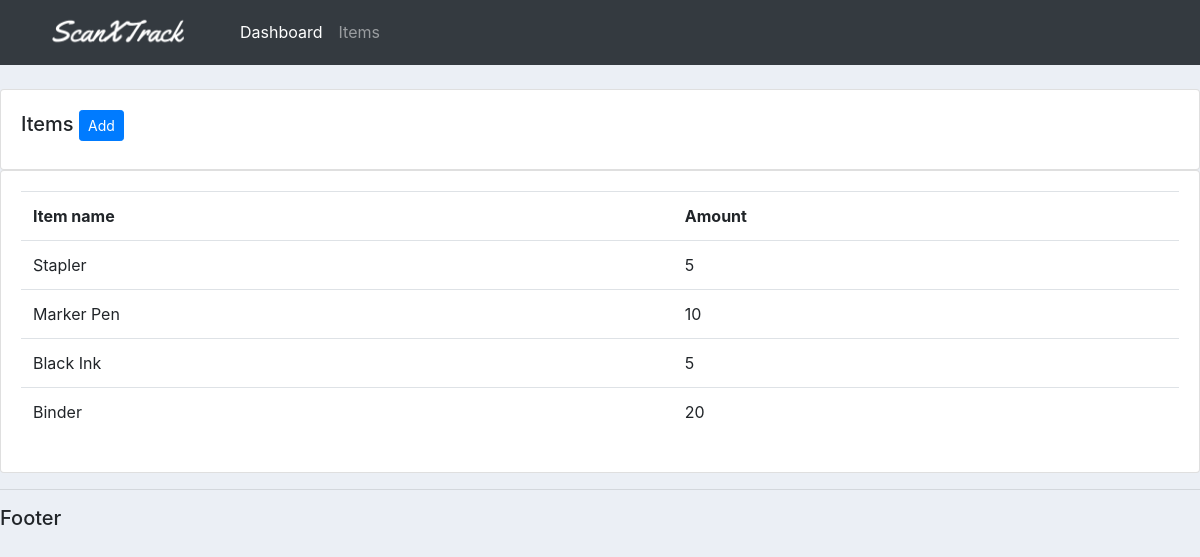
The app's page /items/ with its own data.
### accounts/models.py (models this page shows, shortened)
class Item(models.Model):
    name = models.CharField(max_length=200, null=True)
    description = models.CharField(max_length=200, null=True, blank=True)
    amount = models.IntegerField(null=True)
    date_created = models.DateTimeField(auto_now_add=True)

### accounts/views.py (the view)
# urls.py: path('items/', views.items, name="items"),
def items(request):
    items = Item.objects.all()
    return render(request,'accounts/items.html', {'items':items})

### accounts/templates/accounts/items.html
{% extends 'accounts/main.html' %} {% block content %}
<br />
<div class="row">
  <div class="col-md">
    <div class="card card-body">
      <h5>Items <a class="btn btn-primary btn-sm"
        href="">Add</a></h5>
    </div>
    <div class="card card-body">
      <table class="table">
        <tr>
          <th>Item name</th>
          <th>Amount</th>
        </tr>
        {% for i in items%}
        <tr>
          <td>{{i.name}}</td>
          <td>{{i.amount}}</td>
        </tr>
        {% endfor %}
      </table>
    </div>
  </div>
</div>
{% endblock content %}

### static/css/main.css (style rules this page uses)
body { background-color: #ebeff5; }

### records on screen
Item: name "Stapler", amount "5"
Item: name "Marker Pen", amount "10"
Item: name "Black Ink", amount "5"
Item: name "Binder", amount "20"
